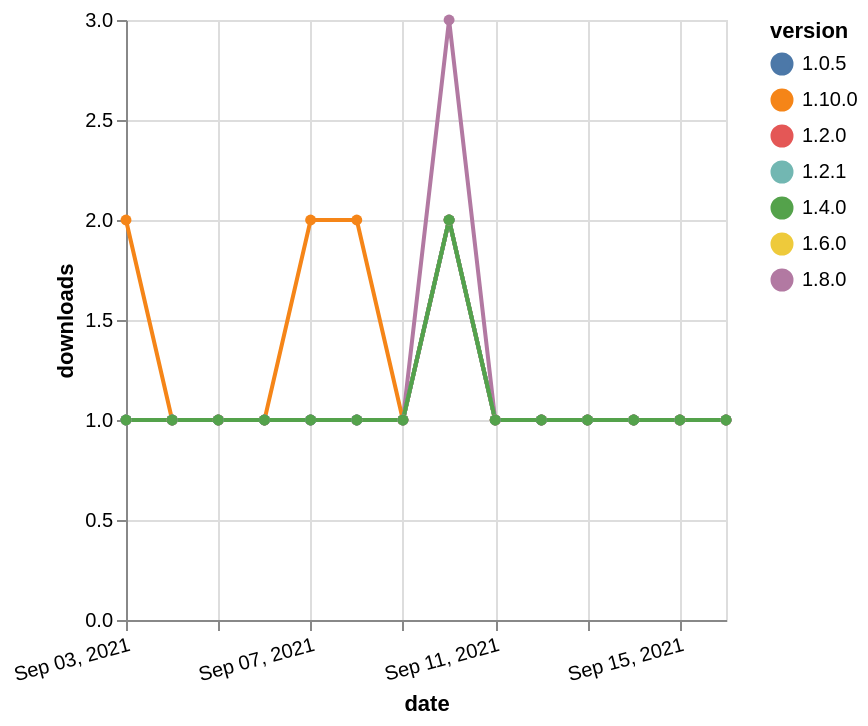

The specification (Vega-Lite) saved for this image:
### Vega-Lite specification from a JSON file in a GitHub repository (floating-point values rounded to 4 significant figures)
{"$schema": "https://vega.github.io/schema/vega-lite/v5.json", "description": "A simple bar chart with embedded data.", "data": {"values": [{"date": "2021-09-03", "total": 165, "delta": 1, "version": "1.6.0"}, {"date": "2021-09-04", "total": 166, "delta": 1, "version": "1.6.0"}, {"date": "2021-09-05", "total": 167, "delta": 1, "version": "1.6.0"}, {"date": "2021-09-06", "total": 168, "delta": 1, "version": "1.6.0"}, {"date": "2021-09-07", "total": 169, "delta": 1, "version": "1.6.0"}, {"date": "2021-09-08", "total": 170, "delta": 1, "version": "1.6.0"}, {"date": "2021-09-09", "total": 171, "delta": 1, "version": "1.6.0"}, {"date": "2021-09-10", "total": 173, "delta": 2, "version": "1.6.0"}, {"date": "2021-09-11", "total": 174, "delta": 1, "version": "1.6.0"}, {"date": "2021-09-12", "total": 175, "delta": 1, "version": "1.6.0"}, {"date": "2021-09-13", "total": 176, "delta": 1, "version": "1.6.0"}, {"date": "2021-09-14", "total": 177, "delta": 1, "version": "1.6.0"}, {"date": "2021-09-15", "total": 178, "delta": 1, "version": "1.6.0"}, {"date": "2021-09-16", "total": 179, "delta": 1, "version": "1.6.0"}, {"date": "2021-09-03", "total": 194, "delta": 1, "version": "1.8.0"}, {"date": "2021-09-04", "total": 195, "delta": 1, "version": "1.8.0"}, {"date": "2021-09-05", "total": 196, "delta": 1, "version": "1.8.0"}, {"date": "2021-09-06", "total": 197, "delta": 1, "version": "1.8.0"}, {"date": "2021-09-07", "total": 198, "delta": 1, "version": "1.8.0"}, {"date": "2021-09-08", "total": 199, "delta": 1, "version": "1.8.0"}, {"date": "2021-09-09", "total": 200, "delta": 1, "version": "1.8.0"}, {"date": "2021-09-10", "total": 203, "delta": 3, "version": "1.8.0"}, {"date": "2021-09-11", "total": 204, "delta": 1, "version": "1.8.0"}, {"date": "2021-09-12", "total": 205, "delta": 1, "version": "1.8.0"}, {"date": "2021-09-13", "total": 206, "delta": 1, "version": "1.8.0"}, {"date": "2021-09-14", "total": 207, "delta": 1, "version": "1.8.0"}, {"date": "2021-09-15", "total": 208, "delta": 1, "version": "1.8.0"}, {"date": "2021-09-16", "total": 209, "delta": 1, "version": "1.8.0"}, {"date": "2021-09-03", "total": 123, "delta": 2, "version": "1.10.0"}, {"date": "2021-09-04", "total": 124, "delta": 1, "version": "1.10.0"}, {"date": "2021-09-05", "total": 125, "delta": 1, "version": "1.10.0"}, {"date": "2021-09-06", "total": 126, "delta": 1, "version": "1.10.0"}, {"date": "2021-09-07", "total": 128, "delta": 2, "version": "1.10.0"}, {"date": "2021-09-08", "total": 130, "delta": 2, "version": "1.10.0"}, {"date": "2021-09-09", "total": 131, "delta": 1, "version": "1.10.0"}, {"date": "2021-09-10", "total": 133, "delta": 2, "version": "1.10.0"}, {"date": "2021-09-11", "total": 134, "delta": 1, "version": "1.10.0"}, {"date": "2021-09-12", "total": 135, "delta": 1, "version": "1.10.0"}, {"date": "2021-09-13", "total": 136, "delta": 1, "version": "1.10.0"}, {"date": "2021-09-14", "total": 137, "delta": 1, "version": "1.10.0"}, {"date": "2021-09-15", "total": 138, "delta": 1, "version": "1.10.0"}, {"date": "2021-09-16", "total": 139, "delta": 1, "version": "1.10.0"}, {"date": "2021-09-03", "total": 231, "delta": 1, "version": "1.2.0"}, {"date": "2021-09-04", "total": 232, "delta": 1, "version": "1.2.0"}, {"date": "2021-09-05", "total": 233, "delta": 1, "version": "1.2.0"}, {"date": "2021-09-06", "total": 234, "delta": 1, "version": "1.2.0"}, {"date": "2021-09-07", "total": 235, "delta": 1, "version": "1.2.0"}, {"date": "2021-09-08", "total": 236, "delta": 1, "version": "1.2.0"}, {"date": "2021-09-09", "total": 237, "delta": 1, "version": "1.2.0"}, {"date": "2021-09-10", "total": 239, "delta": 2, "version": "1.2.0"}, {"date": "2021-09-11", "total": 240, "delta": 1, "version": "1.2.0"}, {"date": "2021-09-12", "total": 241, "delta": 1, "version": "1.2.0"}, {"date": "2021-09-13", "total": 242, "delta": 1, "version": "1.2.0"}, {"date": "2021-09-14", "total": 243, "delta": 1, "version": "1.2.0"}, {"date": "2021-09-15", "total": 244, "delta": 1, "version": "1.2.0"}, {"date": "2021-09-16", "total": 245, "delta": 1, "version": "1.2.0"}, {"date": "2021-09-03", "total": 246, "delta": 1, "version": "1.0.5"}, {"date": "2021-09-04", "total": 247, "delta": 1, "version": "1.0.5"}, {"date": "2021-09-05", "total": 248, "delta": 1, "version": "1.0.5"}, {"date": "2021-09-06", "total": 249, "delta": 1, "version": "1.0.5"}, {"date": "2021-09-07", "total": 250, "delta": 1, "version": "1.0.5"}, {"date": "2021-09-08", "total": 251, "delta": 1, "version": "1.0.5"}, {"date": "2021-09-09", "total": 252, "delta": 1, "version": "1.0.5"}, {"date": "2021-09-10", "total": 254, "delta": 2, "version": "1.0.5"}, {"date": "2021-09-11", "total": 255, "delta": 1, "version": "1.0.5"}, {"date": "2021-09-12", "total": 256, "delta": 1, "version": "1.0.5"}, {"date": "2021-09-13", "total": 257, "delta": 1, "version": "1.0.5"}, {"date": "2021-09-14", "total": 258, "delta": 1, "version": "1.0.5"}, {"date": "2021-09-15", "total": 259, "delta": 1, "version": "1.0.5"}, {"date": "2021-09-16", "total": 260, "delta": 1, "version": "1.0.5"}, {"date": "2021-09-03", "total": 197, "delta": 1, "version": "1.2.1"}, {"date": "2021-09-04", "total": 198, "delta": 1, "version": "1.2.1"}, {"date": "2021-09-05", "total": 199, "delta": 1, "version": "1.2.1"}, {"date": "2021-09-06", "total": 200, "delta": 1, "version": "1.2.1"}, {"date": "2021-09-07", "total": 201, "delta": 1, "version": "1.2.1"}, {"date": "2021-09-08", "total": 202, "delta": 1, "version": "1.2.1"}, {"date": "2021-09-09", "total": 203, "delta": 1, "version": "1.2.1"}, {"date": "2021-09-10", "total": 205, "delta": 2, "version": "1.2.1"}, {"date": "2021-09-11", "total": 206, "delta": 1, "version": "1.2.1"}, {"date": "2021-09-12", "total": 207, "delta": 1, "version": "1.2.1"}, {"date": "2021-09-13", "total": 208, "delta": 1, "version": "1.2.1"}, {"date": "2021-09-14", "total": 209, "delta": 1, "version": "1.2.1"}, {"date": "2021-09-15", "total": 210, "delta": 1, "version": "1.2.1"}, {"date": "2021-09-16", "total": 211, "delta": 1, "version": "1.2.1"}, {"date": "2021-09-03", "total": 190, "delta": 1, "version": "1.4.0"}, {"date": "2021-09-04", "total": 191, "delta": 1, "version": "1.4.0"}, {"date": "2021-09-05", "total": 192, "delta": 1, "version": "1.4.0"}, {"date": "2021-09-06", "total": 193, "delta": 1, "version": "1.4.0"}, {"date": "2021-09-07", "total": 194, "delta": 1, "version": "1.4.0"}, {"date": "2021-09-08", "total": 195, "delta": 1, "version": "1.4.0"}, {"date": "2021-09-09", "total": 196, "delta": 1, "version": "1.4.0"}, {"date": "2021-09-10", "total": 198, "delta": 2, "version": "1.4.0"}, {"date": "2021-09-11", "total": 199, "delta": 1, "version": "1.4.0"}, {"date": "2021-09-12", "total": 200, "delta": 1, "version": "1.4.0"}, {"date": "2021-09-13", "total": 201, "delta": 1, "version": "1.4.0"}, {"date": "2021-09-14", "total": 202, "delta": 1, "version": "1.4.0"}, {"date": "2021-09-15", "total": 203, "delta": 1, "version": "1.4.0"}, {"date": "2021-09-16", "total": 204, "delta": 1, "version": "1.4.0"}]}, "width": "container", "mark": {"type": "line", "point": {"filled": true}}, "encoding": {"x": {"field": "date", "type": "temporal", "timeUnit": "yearmonthdate", "title": "date", "axis": {"labelAngle": -15}}, "y": {"field": "delta", "type": "quantitative", "title": "downloads"}, "color": {"field": "version", "type": "nominal"}, "tooltip": {"field": "delta"}}}
